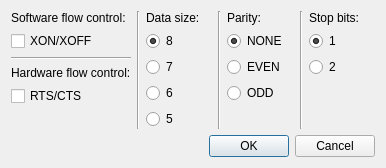
<?xml version="1.0" encoding="UTF-8"?>
<ui version="4.0">
 <class>SerialSetupDialog</class>
 <widget class="QDialog" name="SerialSetupDialog">
  <property name="geometry">
   <rect>
    <x>0</x>
    <y>0</y>
    <width>386</width>
    <height>164</height>
   </rect>
  </property>
  <property name="sizePolicy">
   <sizepolicy hsizetype="Minimum" vsizetype="Minimum">
    <horstretch>0</horstretch>
    <verstretch>0</verstretch>
   </sizepolicy>
  </property>
  <property name="windowTitle">
   <string>Serial Setup Dialog</string>
  </property>
  <property name="windowIcon">
   <iconset resource="../images/icons.qrc">
    <normaloff>:/images/SerialTool.png</normaloff>:/images/SerialTool.png</iconset>
  </property>
  <layout class="QVBoxLayout" name="verticalLayout">
   <item>
    <layout class="QGridLayout" name="gridLayout">
     <item row="0" column="2">
      <layout class="QVBoxLayout" name="bytesize">
       <item>
        <widget class="QLabel" name="label">
         <property name="text">
          <string>Data size:</string>
         </property>
        </widget>
       </item>
       <item>
        <widget class="QRadioButton" name="RB_dataSize_eight">
         <property name="text">
          <string>8</string>
         </property>
         <property name="checked">
          <bool>true</bool>
         </property>
         <attribute name="buttonGroup">
          <string notr="true">RB_dataSizeGroup</string>
         </attribute>
        </widget>
       </item>
       <item>
        <widget class="QRadioButton" name="RB_dataSize_seven">
         <property name="text">
          <string>7</string>
         </property>
         <attribute name="buttonGroup">
          <string notr="true">RB_dataSizeGroup</string>
         </attribute>
        </widget>
       </item>
       <item>
        <widget class="QRadioButton" name="RB_dataSize_six">
         <property name="text">
          <string>6</string>
         </property>
         <attribute name="buttonGroup">
          <string notr="true">RB_dataSizeGroup</string>
         </attribute>
        </widget>
       </item>
       <item>
        <widget class="QRadioButton" name="RB_dataSize_five">
         <property name="text">
          <string>5</string>
         </property>
         <attribute name="buttonGroup">
          <string notr="true">RB_dataSizeGroup</string>
         </attribute>
        </widget>
       </item>
       <item>
        <spacer name="verticalSpacer_2">
         <property name="orientation">
          <enum>Qt::Vertical</enum>
         </property>
         <property name="sizeHint" stdset="0">
          <size>
           <width>0</width>
           <height>0</height>
          </size>
         </property>
        </spacer>
       </item>
      </layout>
     </item>
     <item row="0" column="4">
      <layout class="QVBoxLayout" name="parity">
       <item>
        <widget class="QLabel" name="label_2">
         <property name="text">
          <string>Parity:</string>
         </property>
        </widget>
       </item>
       <item>
        <widget class="QRadioButton" name="RB_parity_none">
         <property name="text">
          <string>NONE</string>
         </property>
         <property name="checked">
          <bool>true</bool>
         </property>
         <attribute name="buttonGroup">
          <string notr="true">RB_parityGroup</string>
         </attribute>
        </widget>
       </item>
       <item>
        <widget class="QRadioButton" name="RB_parity_even">
         <property name="text">
          <string>EVEN</string>
         </property>
         <attribute name="buttonGroup">
          <string notr="true">RB_parityGroup</string>
         </attribute>
        </widget>
       </item>
       <item>
        <widget class="QRadioButton" name="RB_parity_odd">
         <property name="text">
          <string>ODD</string>
         </property>
         <attribute name="buttonGroup">
          <string notr="true">RB_parityGroup</string>
         </attribute>
        </widget>
       </item>
       <item>
        <spacer name="verticalSpacer_4">
         <property name="orientation">
          <enum>Qt::Vertical</enum>
         </property>
         <property name="sizeHint" stdset="0">
          <size>
           <width>20</width>
           <height>0</height>
          </size>
         </property>
        </spacer>
       </item>
      </layout>
     </item>
     <item row="0" column="6">
      <layout class="QVBoxLayout" name="stop_bits">
       <item>
        <widget class="QLabel" name="label_3">
         <property name="text">
          <string>Stop bits:</string>
         </property>
        </widget>
       </item>
       <item>
        <widget class="QRadioButton" name="RB_stopBits_one">
         <property name="text">
          <string>1</string>
         </property>
         <property name="checked">
          <bool>true</bool>
         </property>
         <attribute name="buttonGroup">
          <string notr="true">RB_stopBitsGroup</string>
         </attribute>
        </widget>
       </item>
       <item>
        <widget class="QRadioButton" name="RB_stopBits_two">
         <property name="text">
          <string>2</string>
         </property>
         <attribute name="buttonGroup">
          <string notr="true">RB_stopBitsGroup</string>
         </attribute>
        </widget>
       </item>
       <item>
        <spacer name="verticalSpacer_5">
         <property name="orientation">
          <enum>Qt::Vertical</enum>
         </property>
         <property name="sizeHint" stdset="0">
          <size>
           <width>20</width>
           <height>0</height>
          </size>
         </property>
        </spacer>
       </item>
      </layout>
     </item>
     <item row="0" column="0">
      <layout class="QVBoxLayout" name="flow_control">
       <item>
        <widget class="QLabel" name="label_4">
         <property name="text">
          <string>Software flow control:</string>
         </property>
        </widget>
       </item>
       <item>
        <widget class="QCheckBox" name="CB_swFlowCtrl">
         <property name="text">
          <string>XON/XOFF</string>
         </property>
        </widget>
       </item>
       <item>
        <widget class="Line" name="line_2">
         <property name="orientation">
          <enum>Qt::Horizontal</enum>
         </property>
        </widget>
       </item>
       <item>
        <widget class="QLabel" name="label_5">
         <property name="text">
          <string>Hardware flow control:</string>
         </property>
        </widget>
       </item>
       <item>
        <widget class="QCheckBox" name="CB_hwFlowCtrl">
         <property name="text">
          <string>RTS/CTS</string>
         </property>
        </widget>
       </item>
       <item>
        <spacer name="verticalSpacer">
         <property name="orientation">
          <enum>Qt::Vertical</enum>
         </property>
         <property name="sizeHint" stdset="0">
          <size>
           <width>20</width>
           <height>0</height>
          </size>
         </property>
        </spacer>
       </item>
      </layout>
     </item>
     <item row="0" column="3">
      <widget class="Line" name="line_3">
       <property name="orientation">
        <enum>Qt::Vertical</enum>
       </property>
      </widget>
     </item>
     <item row="0" column="5">
      <widget class="Line" name="line_4">
       <property name="orientation">
        <enum>Qt::Vertical</enum>
       </property>
      </widget>
     </item>
     <item row="0" column="1">
      <widget class="Line" name="line">
       <property name="orientation">
        <enum>Qt::Vertical</enum>
       </property>
      </widget>
     </item>
    </layout>
   </item>
   <item>
    <layout class="QHBoxLayout" name="horizontalLayout">
     <item>
      <spacer name="horizontalSpacer">
       <property name="orientation">
        <enum>Qt::Horizontal</enum>
       </property>
       <property name="sizeHint" stdset="0">
        <size>
         <width>40</width>
         <height>20</height>
        </size>
       </property>
      </spacer>
     </item>
     <item>
      <widget class="QPushButton" name="PB_OK">
       <property name="text">
        <string>OK</string>
       </property>
      </widget>
     </item>
     <item>
      <widget class="QPushButton" name="PB_cancel">
       <property name="text">
        <string>Cancel</string>
       </property>
      </widget>
     </item>
    </layout>
   </item>
  </layout>
 </widget>
 <resources>
  <include location="../images/icons.qrc"/>
 </resources>
 <connections/>
 <buttongroups>
  <buttongroup name="RB_parityGroup"/>
  <buttongroup name="RB_stopBitsGroup"/>
  <buttongroup name="RB_dataSizeGroup"/>
 </buttongroups>
</ui>
